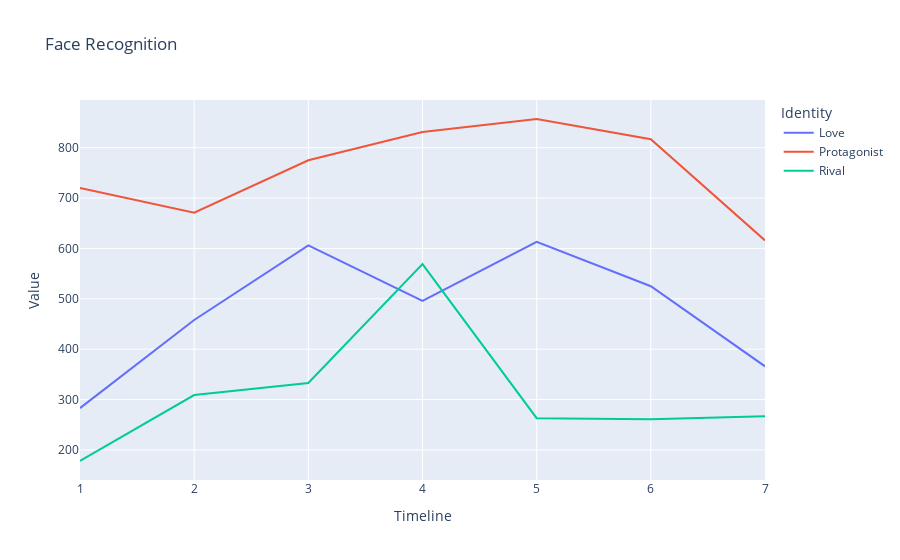

Here is the notebook cell this chart was saved with:
### Markdown cell above
### CHUNKED PRESENCE

### Code cell
CHUNKING = 8

# User plotly to visualize something

import plotly.express as px
import pandas as pd

# Load all csv files in csv/
import glob
import os

csv_files = glob.glob("csv/*.csv")
# Convert all entries to structured data with attribute 0 as frame number, 1 as Face Box, and 5 as Identity
# Skip first two lines of each file
# Skip rows where Identity is N/A

USE_GENERAL_NAMES = True
USE_GENDER_NAMES = False

USE_AVERAGE = False

IGNORE_MINOR_CHARACTERS = True

FILM_FRAME_TOTALS = {
	"Cliff": 2097,
	"Our Village": 2377,
	"Diary of Nurse": 2297,
	"Sabrina": 2751,
	"The Man from Laramie": 2477,
	"Human Desire": 2200,
	"Chikamatsu Story": 2460,
	"Black River": 2552,
	"Duel in the Sun": 3207,
	"Gilda": 2652,
	"Jigoku Mon": 2151,
	"Kurutta Kajitsu": 2076,
	"Notorious": 2433,
	"Oklahoma": 3577,
	"Vikings": 2740,
	"Waves of Life": 2465
}

RIVALS = ["Keming", "Professor Yuan", "Haoru", "David", "Vic", "Carl", "Ishun", "Hitokiri Joe", "Natsuhisa", "Bo Kang", "Wataru", "Jud", "Alex Sebastian", "Ballin", "Einar", "Jesse"]
MALES = ["Zhanwu", "Fan Jun", "Changping", "Linus", "Will", "Jeff", "Mohei", "Nishida", "Haruji", "Jin Zhang", "Moritoo", "Curly", "Devlin", "Johnny", "Eric", "Lewt"]
LADIES = ["Shuzhen", "Fang Qing", "Suhua", "Sabrina", "Barbara", "Vicki", "Osan", "Shizuko", "Eri", "Ye Suping", "Kesa", "Laurey", "Alicia", "Gilda", "Morgana", "Pearl"]

PROTAGONISTS = ["Zhanwu", "Fang Qing", "Suhua", "Sabrina", "Will", "Jeff", "Mohei", "Nishida", "Haruji", "Jin Zhang", "Moritoo", "Curly", "Alicia", "Johnny", "Eric", "Pearl"]
LOVES = ["Shuzhen", "Fan Jun", "Changping", "Linus", "Barbara", "Vicki", "Osan", "Shizuko", "Eri", "Ye Suping", "Kesa", "Laurey", "Devlin", "Gilda", "Morgana", "Lewt"]

def find_section(range_start, range_end, num_sections, value):
    """
    Given a range [range_start, range_end], this function splits it into
    num_sections and returns which section (1-based index) the value falls into.

    :param range_start: The start of the range (inclusive).
    :param range_end: The end of the range (inclusive).
    :param num_sections: Number of sections to divide the range into.
    :param value: The value for which we want to determine the section index.
    :return: The section index (1-based) where the value fits.
    """
    # Handle edge cases, e.g., if value < range_start or value > range_end
    if value <= range_start:
        return 1
    if value >= range_end:
        return num_sections

    # Compute the size of each section
    section_size = (range_end - range_start) / num_sections

    # Determine which section the value falls into using integer division
    section_index = int((value - range_start) // section_size) + 1

    # Make sure the section index doesn't exceed num_sections
    if section_index > num_sections:
        section_index = num_sections

    return section_index

def get_name(name):
	if USE_GENDER_NAMES:
		if name in MALES:
			name = "Male"
		elif name in LADIES:
			name = "Female"
	else:
		if name in PROTAGONISTS:
			name = "Protagonist"
		elif name in LOVES:
			name = "Love"
	return name

data = []
chunks = []
chunk_totals = []
for i in range(CHUNKING + 1):
	chunk_totals.append(0)
for i in range(CHUNKING + 1):
	chunks.append({})

for file in csv_files:
	with open(file) as f:
		lines = f.readlines()[2:]
		for line in lines:
			line = line.split(",")
			if line[5] != "\"N/A\"":
				# Att 3 is frame numbder / film's total frames (the film is the name of the current csv file)
				total = FILM_FRAME_TOTALS[os.path.basename(file)[:-4]]
				frame = int(line[0][1:][:-1])
				name = line[5][1:][:-1]
				if USE_GENERAL_NAMES:
					if name in RIVALS:
						name = "Rival"
					name = get_name(name)
				if IGNORE_MINOR_CHARACTERS:
					if USE_GENERAL_NAMES:
						if name not in ["Rival", "Protagonist", "Female", "Male", "Love"]:
							continue
					else:
						if name not in RIVALS:
							if name not in PROTAGONISTS:
								if name not in LOVES:
									continue
				time = find_section(0, total, CHUNKING, frame)
				# the chunk array time participant is a dictionary of the participants in that chunk
				chunk_totals[time] += 1
				if name not in chunks[time]:
					chunks[time][name] = 0
				chunks[time][name] += 1
				#data.append([frame, line[1], name, time])

for i in range(CHUNKING):
	for name in chunks[i]:
		if USE_AVERAGE:
			data.append([i, name, chunks[i][name] / chunk_totals[i]])
		else:
			data.append([i, name, chunks[i][name]])

df = pd.DataFrame(data, columns=["Timeline", "Identity", "Value"])
df["Identity"] = df["Identity"].astype(str)
df["Identity"] = df["Identity"].apply(lambda x: x.split(" ")[0])

# Create a scatter plot of the data
fig = px.line(df, x="Timeline", y="Value", color="Identity", title="Face Recognition")
fig.show()

### Figure 1 — Plotly figure (JSON) as saved in the notebook; plotly's stock layout.template omitted (floating-point values rounded to 4 significant figures)
{"data": [{"hovertemplate": "Identity=Love<br>Timeline=%{x}<br>Value=%{y}<extra></extra>", "legendgroup": "Love", "line": {"color": "#636efa", "dash": "solid"}, "marker": {"symbol": "circle"}, "mode": "lines", "name": "Love", "orientation": "v", "showlegend": true, "type": "scatter", "x": [1, 2, 3, 4, 5, 6, 7], "xaxis": "x", "y": [283, 458, 606, 496, 613, 525, 366], "yaxis": "y"}, {"hovertemplate": "Identity=Protagonist<br>Timeline=%{x}<br>Value=%{y}<extra></extra>", "legendgroup": "Protagonist", "line": {"color": "#EF553B", "dash": "solid"}, "marker": {"symbol": "circle"}, "mode": "lines", "name": "Protagonist", "orientation": "v", "showlegend": true, "type": "scatter", "x": [1, 2, 3, 4, 5, 6, 7], "xaxis": "x", "y": [720, 671, 775, 831, 857, 817, 616], "yaxis": "y"}, {"hovertemplate": "Identity=Rival<br>Timeline=%{x}<br>Value=%{y}<extra></extra>", "legendgroup": "Rival", "line": {"color": "#00cc96", "dash": "solid"}, "marker": {"symbol": "circle"}, "mode": "lines", "name": "Rival", "orientation": "v", "showlegend": true, "type": "scatter", "x": [1, 2, 3, 4, 5, 6, 7], "xaxis": "x", "y": [178, 309, 333, 569, 263, 261, 267], "yaxis": "y"}], "layout": {"legend": {"title": {"text": "Identity"}, "tracegroupgap": 0}, "title": {"text": "Face Recognition"}, "xaxis": {"anchor": "y", "domain": [0, 1], "title": {"text": "Timeline"}}, "yaxis": {"anchor": "x", "domain": [0, 1], "title": {"text": "Value"}}}}
